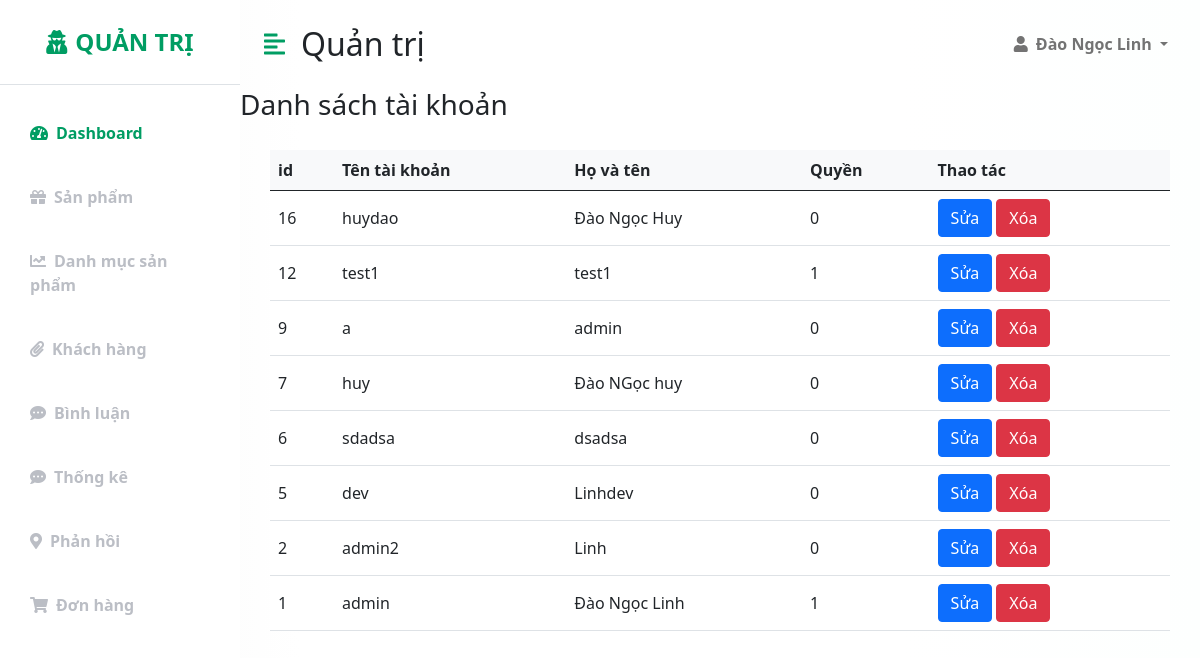
Screenshot of /admin/index.php?act=listTk with the database file from the repository.
### tables this page shows
CREATE TABLE `taikhoan` (
  `id` int(11) NOT NULL,
  `taikhoan` varchar(255) NOT NULL,
  `matkhau` varchar(255) NOT NULL,
  `hovaten` varchar(255) NOT NULL,
  `role` int(11) NOT NULL DEFAULT 0
);

### model/pdo.php (called while the page is built, shortened)
<?php
function pdo_get_connection()
{
    $dburl = "mysql:host=localhost;dbname=duanmau;charset=utf8";
    $username = 'root';
    $password = '';
    $conn = new PDO($dburl, $username, $password);
    $conn->setAttribute(PDO::ATTR_ERRMODE, PDO::ERRMODE_EXCEPTION);
    return $conn;
}
function pdo_query($sql)
{
    $sql_args = array_slice(func_get_args(), 1);
    try {
        $conn = pdo_get_connection();
        $stmt = $conn->prepare($sql);
        $stmt->execute($sql_args);
        $rows = $stmt->fetchAll();
        return $rows;
    } catch (PDOException $e) {
        throw $e;
    } finally {
        unset($conn);
    }
}

### model/taikhoan.php (called while the page is built, shortened)
<?php
function dstaikhoan()
{
    $sql = "SELECT * FROM taikhoan order by id desc";
    $listacc = pdo_query($sql);
    return $listacc;
}

### admin/taiKhoan/list.php (the view, shortened to what this page needs)
<h3>Danh sách tài khoản</h3>
          <div style="padding-top: 20px; margin: 0 30px 0 30px;">
              <table class="table align-middle mb-0 bg-white">
                  <thead class="bg-light">
                      <tr>
                          <th>id</th>
                          <th>Tên tài khoản</th>
                          <th>Họ và tên</th>
                          <th>Quyền</th>
                          <th>Thao tác</th>
                      </tr>
                  </thead>
                  <tbody>
                      <?php
                        foreach ($listAcc as $tk) {
                            extract($tk);
                            $xoadm = "index.php?act=xoatk&id=" . $id;
                        ?>
                          <tr>
                              <td>
                                  <div class="d-flex align-items-center">
                                      <?= $id ?>
                                  </div>
                              </td>
                              <td>
                                  <div class="d-flex align-items-center">
                                      <?= $taikhoan ?>
                                  </div>
                              </td>
                              <td>
                                  <div class="d-flex align-items-center">
                                      <?= $hovaten ?>
                                  </div>
                              </td>
                              <td>
                                  <div class="d-flex align-items-center">
                                      <?= $role ?>
                                  </div>
                              </td>
                             <td>
                                  <a href="<?= $suadm ?>"><button type="button" class="btn btn-primary">
                                          Sửa
                                      </button></a>
                                  <a href="<?= $xoadm ?>"><button class="btn btn-danger" onclick="return confirm('Bạn có chắc chắn muốn xóa không!')">
                                          Xóa
                                      </button></a>
                              </td>
                          </tr>
                      <?php  }
                        ?>
                  </tbody>
              </table>
          </div>
      </div>
      </div>

### public/css/adminCss/style.css (style rules this page uses)
:root { --main-bg-color: #f3f3f3; --main-text-color: #009d63; --second-text-color: #bbbec5; --second-bg-color: #c1efde; }

### rows the page displays
taikhoan: id "16", taikhoan "huydao", hovaten "Đào Ngọc Huy", role "0"
taikhoan: id "12", taikhoan "test1", hovaten "test1", role "1"
taikhoan: id "9", taikhoan "a", hovaten "admin", role "0"
taikhoan: id "7", taikhoan "huy", hovaten "Đào NGọc huy", role "0"
taikhoan: id "6", taikhoan "sdadsa", hovaten "dsadsa", role "0"
taikhoan: id "5", taikhoan "dev", hovaten "Linhdev", role "0"
taikhoan: id "2", taikhoan "admin2", hovaten "Linh", role "0"
taikhoan: id "1", taikhoan "admin", hovaten "Đào Ngọc Linh", role "1"
